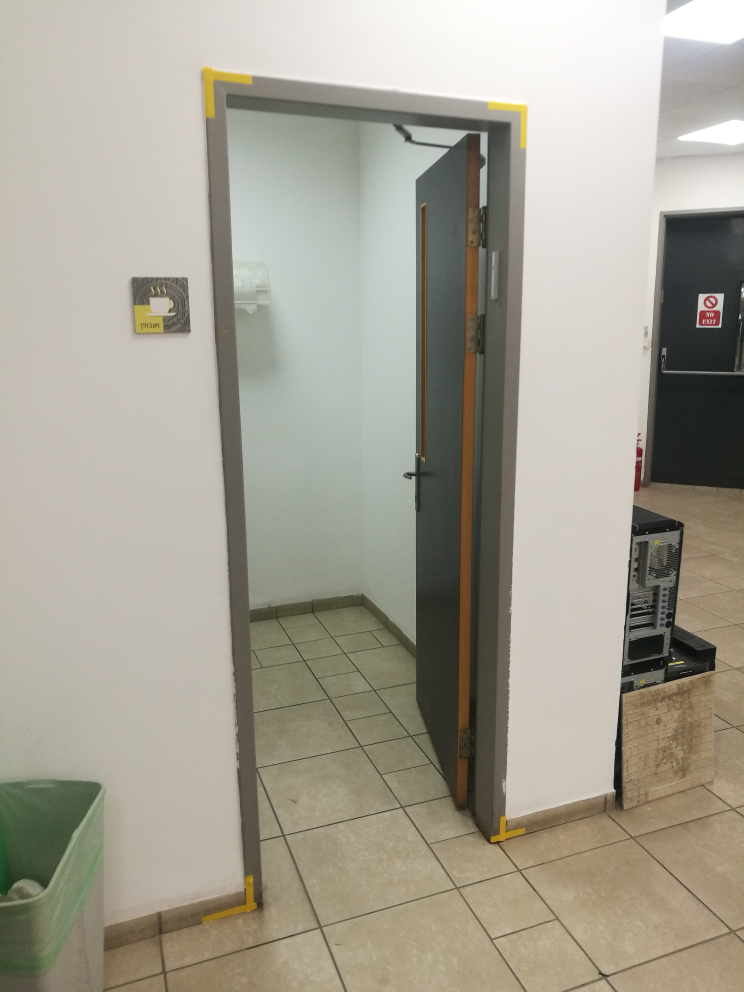
#> input picture project_improvements/doors_detection/input/door_2.jpg, 2976 x 3968 px (shown at 1/4 size); its folder holds only this picture in this run
$ python main.py   (older library calls are emulated)
#> lines starting #> are read from the running program, lines starting #| are printed output that depends on the picture; after the words box and inside, x2 and y2 are one past the last pixel; in counts of white or black regions, pixels touching at a corner belong together
### utils.py
import os
import re
import functools
import fnmatch
import numpy as np


def find_recursive(root_dir, ext=['.jpg']):
    files = []
    for root, dirnames, filenames in os.walk(root_dir):
        for extension in ext:
            for filename in fnmatch.filter(filenames, '*' + extension):
                files.append(os.path.join(root, filename))

    return files


class AverageMeter(object):
    """Computes and stores the average and current value"""
    # [25 lines left out: functions __init__, initialize, update, add, not called in this run]

    def value(self):
        return self.val

    def average(self):
        return self.avg


# [89 lines left out: functions unique, colorEncode, accuracy, intersectionAndUnion, not called in this run]


class NotSupportedCliException(Exception):
    pass


# [5 lines left out: function process_range, not called in this run]


REGEX = [
    (re.compile(r'^gpu(\d+)$'), lambda x: ['gpu%s' % x[0]]),
    (re.compile(r'^(\d+)$'), lambda x: ['gpu%s' % x[0]]),
    (re.compile(r'^gpu(\d+)-(?:gpu)?(\d+)$'),
     functools.partial(process_range, 'gpu')),
    (re.compile(r'^(\d+)-(\d+)$'),
     functools.partial(process_range, 'gpu')),
]


# [21 lines left out: function parse_devices, not called in this run]

### project_improvements/doors_detection/scripts.py
import numpy as np
import cv2
from matplotlib import pyplot as plt
import matplotlib.image as mpimg
import os
from sklearn import linear_model, datasets
from collections import defaultdict
import shutil

def rgb_2_hsv_pixel(rgb: list):
    pixel = np.zeros((1, 1, 3))
    pixel[0][0] = np.array(rgb)
    pixel = pixel.astype(np.uint8)

    return cv2.cvtColor(pixel, cv2.COLOR_RGB2HSV)

def get_color_bounds(pixel, H_margin : list, S_margin: list, V_margin: list):
    H = pixel[0][0][0]
    S = pixel[0][0][1]
    V = pixel[0][0][2]

    lower_bound = np.array([H-H_margin[0], S-S_margin[0], V-V_margin[0]])
    upper_bound = np.array([H+H_margin[1], S+S_margin[1], V+V_margin[1]])

    for bound in [lower_bound, upper_bound]:
        for idx, val in enumerate(bound):
            if val > 255:
                bound[idx] = 255

    return (lower_bound, upper_bound)


# [30 lines left out: function get_signle_ransac, not called in this run]


def draw_hough_lines(draw_img_input: np.ndarray, edges_img: np.ndarray, threshold: int, rho_res: int = 1, theha_res = np.pi/180):
    draw_img = np.copy(draw_img_input)
    lines = cv2.HoughLines(edges_img, rho=rho_res, theta=theha_res, threshold=threshold)

    draw_hough_lines_on_img(lines, draw_img)
    return (draw_img, lines)


def draw_hough_lines_on_img(lines: np.ndarray, input_img, color=(0, 0, 255), thickness=1):

    # draw on input_img the lines
    if lines is not None:
        for line_num in range(lines.shape[0]):
            rho = lines[line_num][0][0]
            theta = lines[line_num][0][1]
            a = np.cos(theta)
            b = np.sin(theta)
            x0 = a * rho
            y0 = b * rho
            x1 = int(x0 + 1000 * (-b))
            y1 = int(y0 + 1000 * (a))
            x2 = int(x0 - 1000 * (-b))
            y2 = int(y0 - 1000 * (a))
            cv2.line(input_img, (x1, y1), (x2, y2), color, thickness)
    return input_img

def get_common_lines(lines_base: np.ndarray, lines_mask: np.ndarray, threshold_rho: int, threshold_theta: float):

    # calculate the euclidean distance between the parameters of each line in both arrays
    # save only the lines where the difference is smaller than threshold

    new_lines = []
    lines_arr = None

    def inner_loop(rho_1, theta_1):
        for line_num_2 in range(lines_mask.shape[0]):
            rho_2 = lines_mask[line_num_2][0][0]
            theta_2 = lines_mask[line_num_2][0][1]

            theta_1 = np.arctan2(np.sin(theta_1), np.cos(theta_1))
            theta_2 = np.arctan2(np.sin(theta_2), np.cos(theta_2))

            if np.abs(rho_1 - rho_2) <= threshold_rho and np.abs(theta_1 - theta_2) <= threshold_theta:
                new_lines.append([rho_1, theta_1])
                return

    if lines_base is not None and lines_mask is not None:
        for line_num_1 in range(lines_base.shape[0]):
            rho_1 = lines_base[line_num_1][0][0]
            theta_1 = lines_base[line_num_1][0][1]
            inner_loop(rho_1, theta_1)

    if len(new_lines) > 0:
        new_lines_arr =  np.asarray(new_lines)
        lines_arr = np.expand_dims(new_lines_arr, 1)

    return lines_arr


def non_max_suppression_lines(lines: np.ndarray, threshold_rho: int, threshold_theta: float):
    # Find similar lines inside the defined boundaries
    # Take their mean

    new_lines = []
    lines_arr = None
    suppressed_lines = []

    if lines is not None:
        for line_num in range(lines.shape[0]):
            rho = lines[line_num][0][0]
            theta = lines[line_num][0][1]
            met_suppressed_line = False  # is not, create new line

            x0 = rho * np.cos(theta)
            y0 = rho * np.sin(theta)

            line_param = np.array([x0, y0])

            for suppressed_line in suppressed_lines:
                rho_supp = suppressed_line[0]
                theta_supp = suppressed_line[1]

                x0_supp = rho_supp * np.cos(theta_supp)
                y0_supp = rho_supp * np.sin(theta_supp)

                supprassed_params = np.array([x0_supp, y0_supp])

                diff = np.abs(theta - theta_supp)
                angle_diff = np.min([diff, np.pi - diff])  # use pi instead of pi*2 since lines looking opposite are same


                distance = np.linalg.norm(line_param - supprassed_params)

                if distance <= threshold_rho and angle_diff <= threshold_theta:

                    if rho < 0:
                        rho = np.abs(rho)
                        theta = theta - np.pi  # will yield same line

                    suppressed_line[0] = (rho_supp + rho) / 2  # mean
                    suppressed_line[1] = (theta_supp + theta) / 2  # mean
                    met_suppressed_line = True

            if not met_suppressed_line:
                # bring all lines to one policy - no negative rho!
                if rho < 0:
                    rho = np.abs(rho)
                    theta = theta - np.pi # will yield same line
                suppressed_lines.append([rho, theta])

    if len(suppressed_lines) > 0:
        new_lines_arr =  np.asarray(suppressed_lines)
        lines_arr = np.expand_dims(new_lines_arr, 1)
    return lines_arr


def find_intersections(lines: np.ndarray, original_img):
    # find the intersections between the points,
    # which lay inside the boundaries of the image

    draw_img = np.copy(original_img)

    # find intersection point of each line with other 3 lines
    # return only points

    # using the K-Means we segment the lines into vertical and horizontal
    segmented = segment_by_angle_kmeans(lines)
    intersections = segmented_intersections(segmented)


    colors = [(0, 255, 0), (0, 0, 255)]

    for segment, color in zip(segmented, colors):
        segment_arr = np.asarray(segment)
        draw_img = draw_hough_lines_on_img(segment_arr, draw_img, color, thickness=2)

    for intersec in intersections:
        x = intersec[0][0]
        y = intersec[0][1]
        cv2.circle(draw_img, (x, y), 10, (255, 0, 0), thickness=-1)

    return intersections, segmented, draw_img


def segment_by_angle_kmeans(lines, k=2, **kwargs):
    """Groups lines based on angle with k-means.

    Uses k-means on the coordinates of the angle on the unit circle
    to segment `k` angles inside `lines`.
    """

    # Define criteria = (type, max_iter, epsilon)
    default_criteria_type = cv2.TERM_CRITERIA_EPS + cv2.TERM_CRITERIA_MAX_ITER
    criteria = kwargs.get('criteria', (default_criteria_type, 10, 1.0))
    flags = kwargs.get('flags', cv2.KMEANS_RANDOM_CENTERS)
    attempts = kwargs.get('attempts', 10)

    # returns angles in [0, pi] in radians
    angles = np.array([line[0][1] for line in lines])
    # multiply the angles by two and find coordinates of that angle
    pts = np.array([[np.cos(2*angle), np.sin(2*angle)]
                    for angle in angles], dtype=np.float32)

    # run kmeans on the coords
    labels, centers = cv2.kmeans(pts, k, None, criteria, attempts, flags)[1:]
    labels = labels.reshape(-1)  # transpose to row vec

    # segment lines based on their kmeans label
    segmented = defaultdict(list)
    for i, line in zip(range(len(lines)), lines):
        segmented[labels[i]].append(line)
    segmented = list(segmented.values())
    return segmented


def intersection(line1, line2):
    """Finds the intersection of two lines given in Hesse normal form.

    Returns closest integer pixel locations.
    See https://stackoverflow.com/a/383527/5087436
    """
    rho1, theta1 = line1[0]
    rho2, theta2 = line2[0]
    A = np.array([
        [np.cos(theta1), np.sin(theta1)],
        [np.cos(theta2), np.sin(theta2)]
    ])
    b = np.array([[rho1], [rho2]])
    x0, y0 = np.linalg.solve(A, b)
    x0, y0 = int(np.round(x0)), int(np.round(y0))
    return [[x0, y0]]


def segmented_intersections(lines):
    """Finds the intersections between groups of lines."""

    intersections = []
    for i, group in enumerate(lines[:-1]):
        for next_group in lines[i+1:]:
            for line1 in group:
                for line2 in next_group:
                    intersections.append(intersection(line1, line2))

    return intersections


def draw_polygons(intersection_points: list, original_img):
    draw_img = np.copy(original_img)

    # change intersections 3 and 4 places
    intersection_points[2], intersection_points[3] = intersection_points[3], intersection_points[2]

    inter_points = np.asarray(intersection_points)
    # draw the polygon within the intersection points
    draw_img = cv2.fillConvexPoly(img=draw_img, points=inter_points, color=(0, 0, 0))
    return draw_img


def get_segmentation(input_img_loc: str, debug: bool=True, debug_folder: str="output_debug"):
    """This process receives an image, and outputs its segmentation"""
    if debug:
        if os.path.exists(debug_folder):
            shutil.rmtree(debug_folder, ignore_errors=True)
            os.mkdir(debug_folder)
        else:
            os.mkdir(debug_folder)

    # Main parameters of the process
    # 1. filter color
    # We are interested mainly in the Hue value, which is quiet saturated. Define a margin of +- 10 and filter the original image
    H_margin = [6, 6]
    S_Margin = [40, 100]
    V_margin = [120, 100]

    # 2. Morphological 'open' operation
    kernel = np.ones((2, 2), np.uint8)

    # 3. Canny edge detector - normal image
    canny_threshold_normal_1 = 80
    canny_threshold_normal_2 = 120
    canny_aperture_size_normal = 3

    # 3. Canny edge detector - mask image
    canny_threshold_mask_1 = 60
    canny_threshold_mask_2 = 120
    canny_aperture_size_mask = 3

    # 4. Hough on original edges
    hough_threshold_normal = 80

    # 5. Hough on masked image edges
    hough_threshold_masked = 25

    # 6. threshold to find common lines
    threshold_rho_common = 5
    threshold_theta_common = 0.2

    # 7. threshold for non max suppression
    threshold_rho_max_sup = 45
    threshold_theta_max_sup = 1

    img_cv = cv2.imread(input_img_loc)
    img_mp = mpimg.imread(input_img_loc)

    if debug:
        cv2.imwrite(os.path.join(debug_folder, '1_input_img.jpg'), img_cv)

    img_cv = cv2.resize(img_cv, None, fx=0.2, fy=0.2)
    img_mp = cv2.resize(img_mp, None, fx=0.2, fy=0.2)

    img2_hsv = cv2.cvtColor(img_mp, cv2.COLOR_RGB2HSV)

    # get the yellow pixel in hsv
    # the yellow is approximately [193 165 65]  in RGB
    yellow_pixel = rgb_2_hsv_pixel([193, 165, 65])
    # the yellow is approximately [23 169 169]  in HSV


    (lower_yellow, upper_yellow) = get_color_bounds(yellow_pixel, H_margin, S_Margin, V_margin)

    mask_img = cv2.inRange(img2_hsv, lower_yellow, upper_yellow)

    if debug:
        cv2.imwrite(os.path.join(debug_folder, '2_mask_before_morph.jpg'), mask_img)
    # use morphological 'open'

    mask_img = cv2.morphologyEx(mask_img, cv2.MORPH_OPEN, kernel)

    if debug:
        cv2.imwrite(os.path.join(debug_folder, '3_mask_after_morph.jpg'), mask_img)


    # Using the RANSAC algorithm to find the lines which resemble the lines of the doors
    # Regular algorithms find only one model using the RANSAC algorithm.
    # We here have to find numerous lines, which will sum to 3 after the non-max suppression.

    # original_img = np.copy(img_cv)
    # ransac_img = get_signle_ransac(original_img, mask_img)
    # cv2.imshow('RANSAC image', ransac_img)
    # cv2.imwrite('output/RANSAC_example.jpg', ransac_img)


    # Using the Hough transform algorithm to find the lines
    # first demonstrate on original image
    original_img = np.copy(img_cv)
    gray = cv2.cvtColor(original_img, cv2.COLOR_BGR2GRAY)
    edges = cv2.Canny(gray, threshold1=canny_threshold_normal_1, threshold2=canny_threshold_normal_2, apertureSize=canny_aperture_size_normal)

    if debug:
        cv2.imwrite(os.path.join(debug_folder, '4_Edges_original_image.jpg'), edges)

    hough_image, lines_on_normal_image = draw_hough_lines(original_img, edges, threshold=hough_threshold_normal)

    if debug:
        cv2.imwrite(os.path.join(debug_folder, '5_Houghlines_on_original_image.jpg'), hough_image)


    # now use on the image with the mask
    mask_img_copy = np.copy(mask_img)
    edges_mask = cv2.Canny(mask_img_copy, threshold1=canny_threshold_mask_1, threshold2=canny_threshold_mask_2, apertureSize=canny_aperture_size_mask)

    if debug:
        cv2.imwrite(os.path.join(debug_folder, '6_Edges_of_the_mask_image.jpg'), edges_mask)


    # [5 lines of commented-out code are left out]
    hough_image_2, lines_on_masked_img = draw_hough_lines(original_img, edges_mask, threshold=hough_threshold_masked)
    if debug:
        cv2.imwrite(os.path.join(debug_folder, '7_Houghlines_on_original_image_from_mask.jpg'), hough_image_2)


    # To get better result, use the mask
    # for each line found from original img, check if it includes the mask image
    #   new_mask = cv2.bitwise_and(edges, edges, mask = mask_img_2)

    # get the lines which are similar between the ones extracted from the normal image
    # and the masked image

    common_lines = get_common_lines(lines_on_masked_img, lines_on_normal_image, threshold_rho=threshold_rho_common, threshold_theta=threshold_theta_common)

    # draw those lines on the original image
    filtered_lines_image = np.copy(original_img)
    filtered_lines_image = draw_hough_lines_on_img(common_lines, filtered_lines_image)
    if debug:
        cv2.imwrite(os.path.join(debug_folder, '8_Merged_lines_on_original_image.jpg'), filtered_lines_image)

    if common_lines is not None:
        print("Commong lines detected: " + str(common_lines.shape[0]))


    # Use the non-max suppression to unite common lines
    non_max_common_lines = non_max_suppression_lines(common_lines, threshold_rho=threshold_rho_max_sup, threshold_theta=threshold_theta_max_sup)

    # draw those lines on the original image
    filtered_suppressed_lines_image = np.copy(original_img)
    filtered_suppressed_lines_image = draw_hough_lines_on_img(non_max_common_lines, filtered_suppressed_lines_image)
    if debug:
        cv2.imwrite(os.path.join(debug_folder, '9_Suppressed_lines_on_original_image.jpg'), filtered_suppressed_lines_image)

    if common_lines is not None:
        print("Suppressed lines detected: " + str(non_max_common_lines.shape[0]))


    # To continue, we NEED to have EXACTLY 4 lines.

    # Find 4 intersection points
    if non_max_common_lines is None:
        return None


    (intersection_points, segmented_lines, intersections_image) = find_intersections(non_max_common_lines, original_img)

    if debug:
        cv2.imwrite(os.path.join(debug_folder, '10_Intersections_image.jpg'), intersections_image)

    if len(segmented_lines[0]) == 2 and len(segmented_lines[1]) == 2:
        # draw the polygon inside
        polygon_image = draw_polygons(intersection_points, original_img)
        if debug:
            cv2.imwrite(os.path.join(debug_folder, '11_Polygon.jpg'), polygon_image)
    else:
        polygon_image = None

    return polygon_image

### project_improvements/doors_detection/main.py


import numpy as np
import cv2
from matplotlib import pyplot as plt
import matplotlib.image as mpimg
import os
from sklearn import linear_model, datasets

from utils import find_recursive
from project_improvements.doors_detection.scripts import get_segmentation
from shutil import copyfile


cur_cwd = os.getcwd()
# os.chdir(os.path.abspath(os.path.join(cur_cwd, 'project_improvements', 'doors_detection')))


# get all the files in the input folder

input_folder = os.path.join(os.path.join(cur_cwd, 'input'))
output_folder = os.path.join(os.path.join(cur_cwd, 'output'))
final_folder = os.path.join(os.path.join(output_folder, 'final'))
debug_folder = os.path.join(os.path.join(output_folder, 'debug'))
unsuccessful_folder = os.path.join(os.path.join(output_folder, 'unsuccessful'))


for folder in [output_folder, final_folder, debug_folder, unsuccessful_folder]:
    if not os.path.exists(folder):
        os.mkdir(folder)

input_imgs = find_recursive(input_folder, ext=['.png', '.jpg'])

for input_img in input_imgs:
    print("Inferring for " + input_img)
    img_name = os.path.basename(input_img)[:-4] # remove the extension
    debug_folder = os.path.join(os.path.join(output_folder, 'debug', img_name))
    segmented_img = get_segmentation(input_img, debug=True, debug_folder=debug_folder)
#> in get_segmentation, img_cv is the input picture: shape (3968, 2976, 3); mean B, G, R 147.3, 160.4, 164.7
#> in get_segmentation, `img_cv = cv2.resize(img_cv, None, fx=0.2, fy=0.2)`:
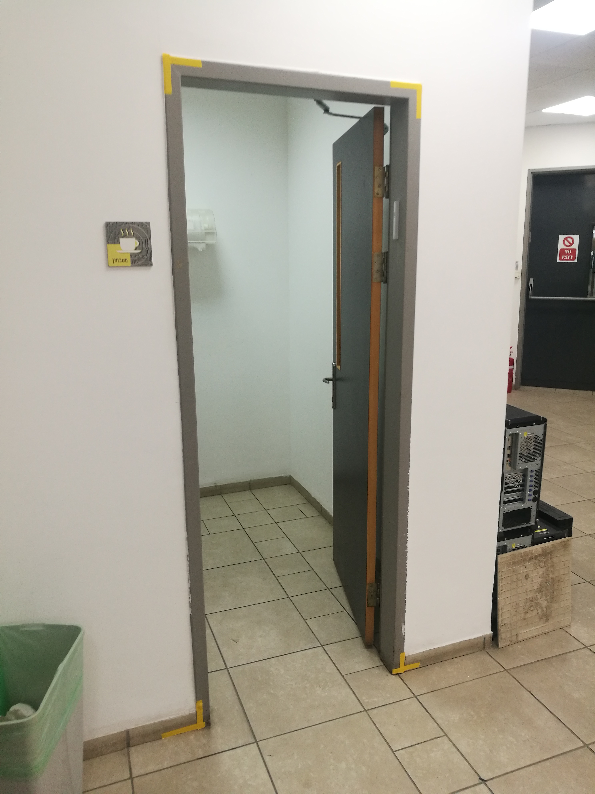
#> img_cv: shape (794, 595, 3); mean B, G, R 147.3, 160.4, 164.8
#> in get_segmentation, `mask_img = cv2.inRange(img2_hsv, lower_yellow, upper_yellow)`:
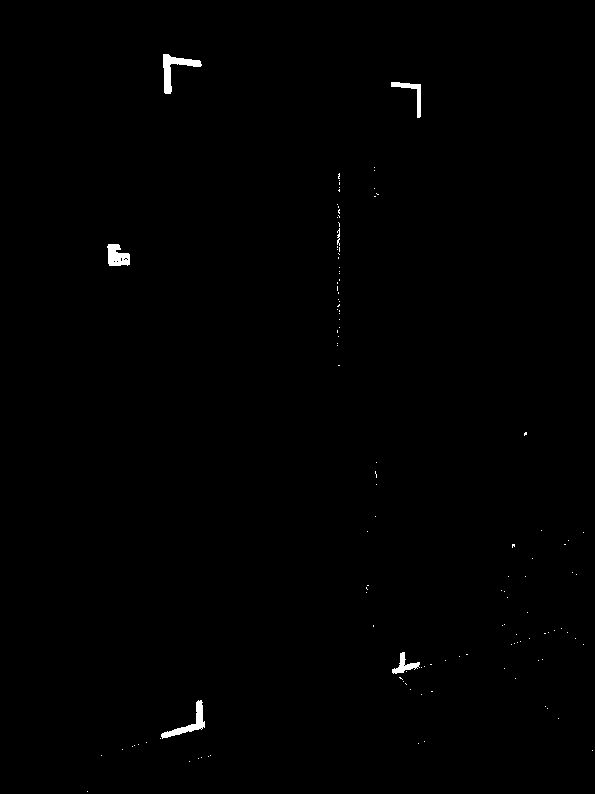
#> mask_img: shape (794, 595); 0.43% white; 122 white regions (116 under 20 px), largest, box (x1, y1, x2, y2) and area: (163, 54, 202, 94) 499, (161, 700, 205, 739) 425, (107, 244, 130, 266) 367, (391, 82, 421, 118) 263, (392, 652, 420, 674) 230, (337, 228, 340, 246) 32
#> in get_segmentation, `mask_img = cv2.morphologyEx(mask_img, cv2.MORPH_OPEN, kernel)`:
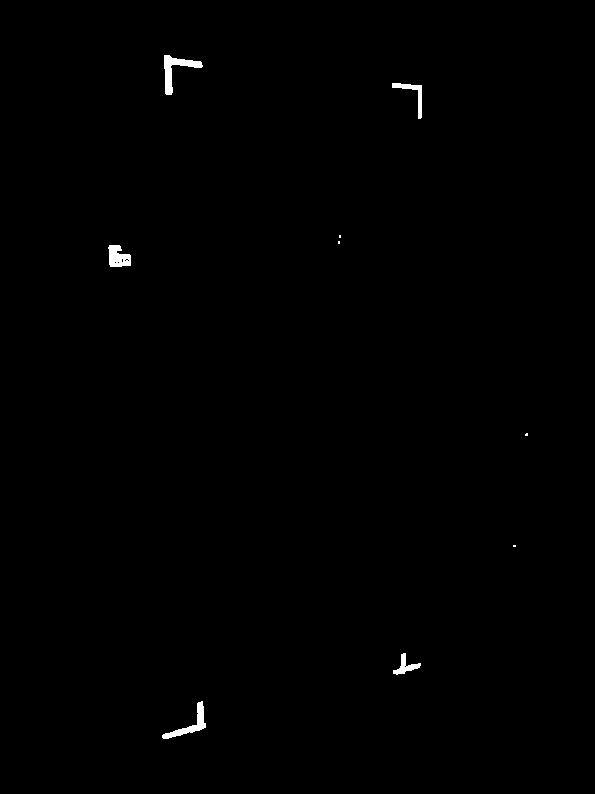
#> mask_img: shape (794, 595); 0.38% white; 9 white regions (4 under 20 px), largest, box (x1, y1, x2, y2) and area: (164, 55, 203, 95) 498, (162, 701, 206, 739) 417, (108, 245, 131, 267) 366, (392, 83, 422, 119) 263, (393, 653, 421, 675) 222
#> in get_segmentation, `gray = cv2.cvtColor(original_img, cv2.COLOR_BGR2GRAY)`:
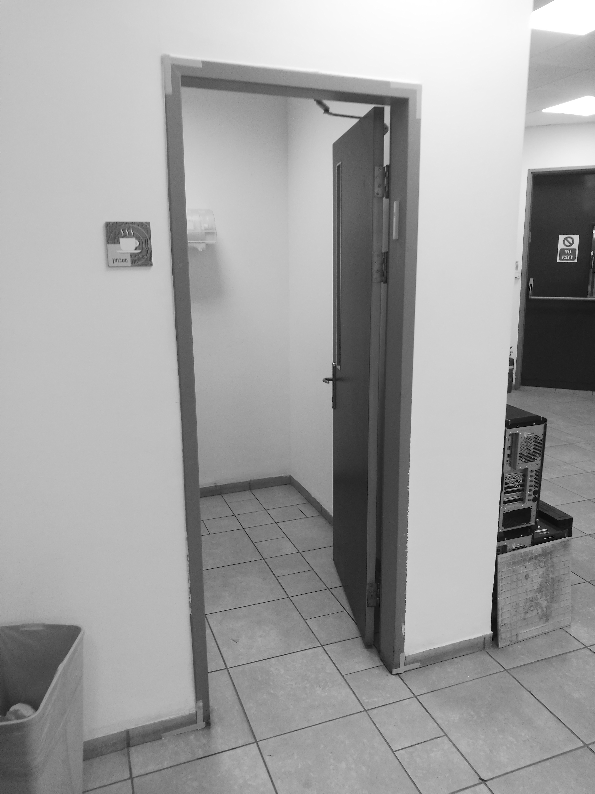
#> gray: shape (794, 595); min 0, max 255, mean 160.2
#> (the rest of the program and of its run is left out)
